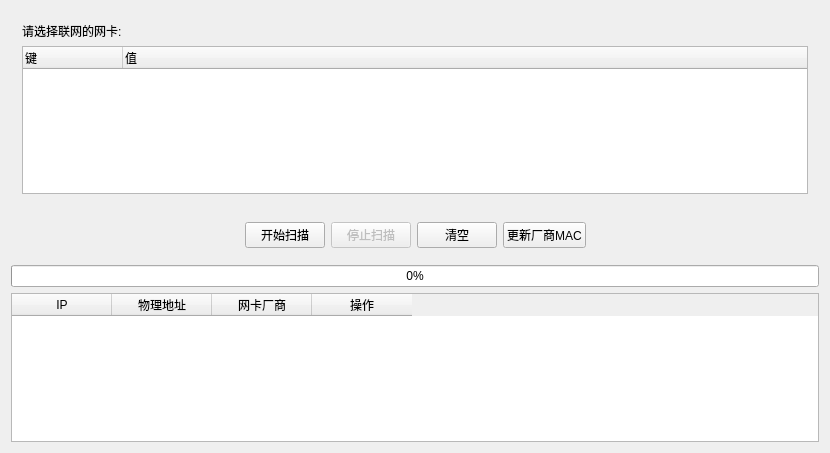
<?xml version="1.0" encoding="UTF-8"?>
<ui version="4.0">
 <class>Widget</class>
 <widget class="QWidget" name="Widget">
  <property name="geometry">
   <rect>
    <x>0</x>
    <y>0</y>
    <width>830</width>
    <height>453</height>
   </rect>
  </property>
  <property name="windowTitle">
   <string>飞秋拦截助手</string>
  </property>
  <layout class="QVBoxLayout" name="verticalLayout_2">
   <item>
    <widget class="QWidget" name="widget_2" native="true">
     <layout class="QVBoxLayout" name="verticalLayout">
      <item>
       <widget class="QLabel" name="label">
        <property name="enabled">
         <bool>true</bool>
        </property>
        <property name="text">
         <string>请选择联网的网卡:</string>
        </property>
       </widget>
      </item>
      <item>
       <widget class="QTreeWidget" name="adapterList">
        <column>
         <property name="text">
          <string>键</string>
         </property>
        </column>
        <column>
         <property name="text">
          <string>值</string>
         </property>
        </column>
       </widget>
      </item>
     </layout>
    </widget>
   </item>
   <item>
    <widget class="QWidget" name="widget" native="true">
     <layout class="QHBoxLayout" name="horizontalLayout">
      <item>
       <spacer name="horizontalSpacer">
        <property name="orientation">
         <enum>Qt::Horizontal</enum>
        </property>
        <property name="sizeHint" stdset="0">
         <size>
          <width>40</width>
          <height>20</height>
         </size>
        </property>
       </spacer>
      </item>
      <item>
       <widget class="QPushButton" name="scanButton">
        <property name="text">
         <string>开始扫描</string>
        </property>
       </widget>
      </item>
      <item>
       <widget class="QPushButton" name="stopButton">
        <property name="enabled">
         <bool>false</bool>
        </property>
        <property name="text">
         <string>停止扫描</string>
        </property>
       </widget>
      </item>
      <item>
       <widget class="QPushButton" name="clearButton">
        <property name="text">
         <string>清空</string>
        </property>
       </widget>
      </item>
      <item>
       <widget class="QPushButton" name="updateButton">
        <property name="text">
         <string>更新厂商MAC</string>
        </property>
       </widget>
      </item>
      <item>
       <spacer name="horizontalSpacer_2">
        <property name="orientation">
         <enum>Qt::Horizontal</enum>
        </property>
        <property name="sizeHint" stdset="0">
         <size>
          <width>40</width>
          <height>20</height>
         </size>
        </property>
       </spacer>
      </item>
     </layout>
    </widget>
   </item>
   <item>
    <widget class="QProgressBar" name="progressBar">
     <property name="value">
      <number>0</number>
     </property>
    </widget>
   </item>
   <item>
    <widget class="QTableWidget" name="macList">
     <column>
      <property name="text">
       <string>IP</string>
      </property>
     </column>
     <column>
      <property name="text">
       <string>物理地址</string>
      </property>
     </column>
     <column>
      <property name="text">
       <string>网卡厂商</string>
      </property>
     </column>
     <column>
      <property name="text">
       <string>操作</string>
      </property>
     </column>
    </widget>
   </item>
  </layout>
 </widget>
 <layoutdefault spacing="6" margin="11"/>
 <resources/>
 <connections/>
</ui>
